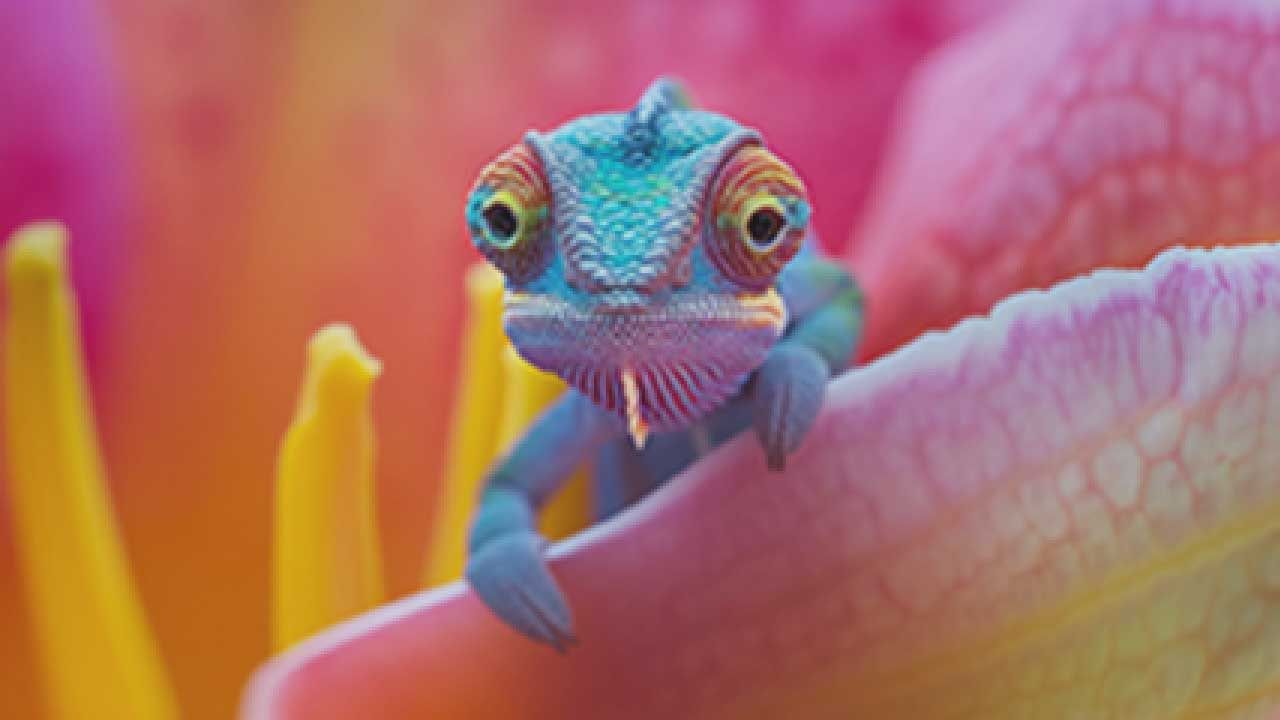
#> input picture sample.jpg, 1280 x 720 px
$ python watermark.py
#> lines starting #> are read from the running program, lines starting #| are printed output that depends on the picture; after the words box and inside, x2 and y2 are one past the last pixel; in counts of white or black regions, pixels touching at a corner belong together
import cv2
import numpy as np

def create_watermark(image_path, watermark_text="Sample Watermark"):

#> called with image_path = 'sample.jpg', watermark_text = 'OpenCV Exercise'
    img = cv2.imread(image_path)
#> img is the input picture: shape (720, 1280, 3); mean B, G, R 104, 109.8, 171.4
    if img is None:
        print(f"Error: Could not load image from {image_path}")
        return
    watermarked = img.copy()

    height, width = img.shape[:2]
#> height = 720; width = 1280

    overlay = np.zeros((height, width, 3), dtype=np.uint8)

    font = cv2.FONT_HERSHEY_SIMPLEX
    font_scale = 1
    thickness = 2
    color = (255, 255, 255)

    (text_width, text_height), _ = cv2.getTextSize(watermark_text, font, font_scale, thickness)

    x = width - text_width - 10
#> x = 1007
    y = height - 10
#> y = 710


    cv2.putText(overlay, watermark_text, (x, y), font, font_scale, color, thickness)
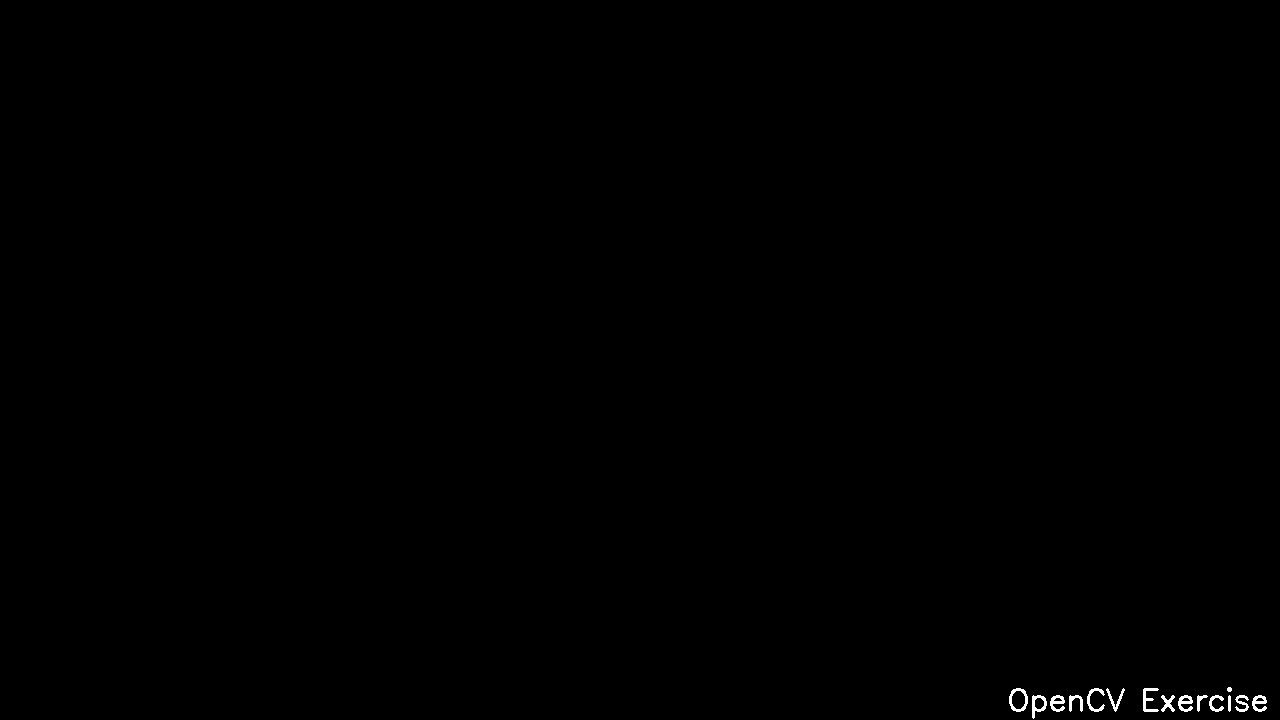
#> overlay: shape (720, 1280, 3); 0.2% white; 15 white regions, largest, box (x1, y1, x2, y2) and area: (1009, 688, 1028, 712) 178, (1143, 688, 1159, 712) 166, (1032, 695, 1047, 719) 159

    mask = cv2.cvtColor(overlay, cv2.COLOR_BGR2GRAY)
    _, mask = cv2.threshold(mask, 1, 255, cv2.THRESH_BINARY)

    watermarked = cv2.addWeighted(watermarked, 1, overlay, 0.3, 0)

    cv2.imshow('Original Image', img)
    cv2.imshow('Watermarked Image', watermarked)

    cv2.waitKey(0)
    cv2.destroyAllWindows()

    return watermarked

def main():
    image_path = 'sample.jpg'
    watermarked_image = create_watermark(image_path, "OpenCV Exercise")

    cv2.imwrite('watermarked_sample.jpg', watermarked_image)

if __name__ == "__main__":
    main()
